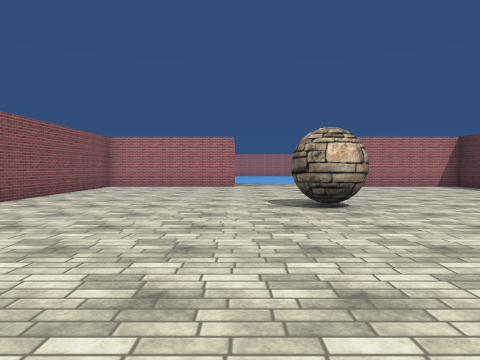
view 1 (above)

17 first-person views from a walk through a scene from a Unity 3-D project. The camera is 1.5 m above the floor, tilts 2° down and sees 70° across. The floor is counted in squares, 2 m on a side. Each view is taken from the middle of a square. On the plan, view 1 faces up. The plan holds only what a view shows up to about 11 squares ahead; the rest is blank. The place goes on beyond the plan. Some surface patterns are stand-ins.

view 2
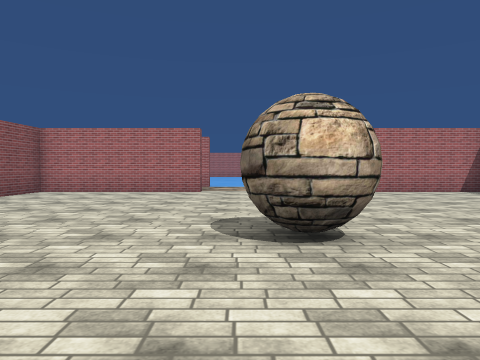

view 3
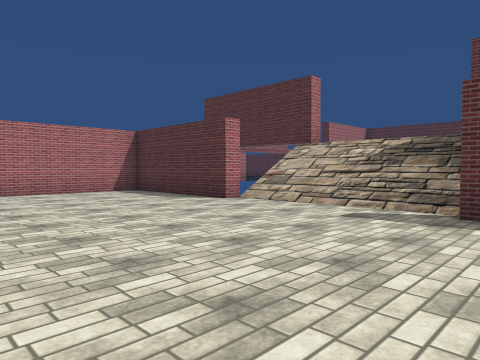

view 4
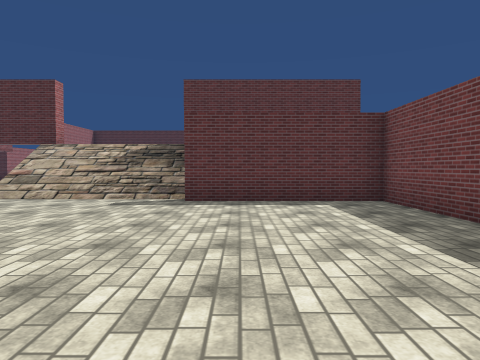

view 5
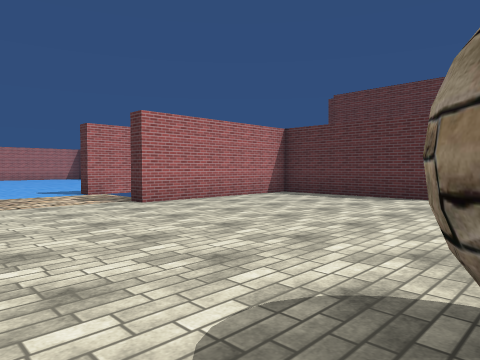

view 6
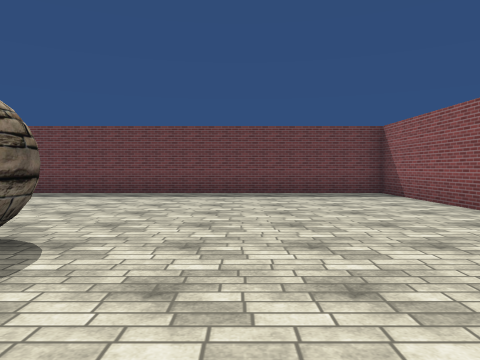

view 7
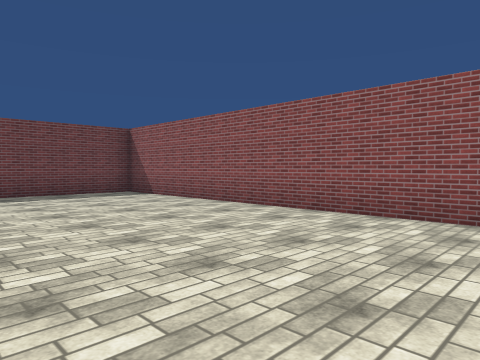

view 8
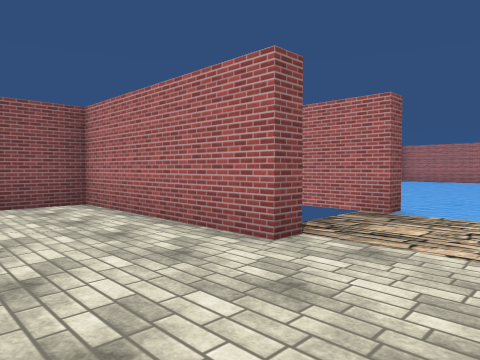

view 9
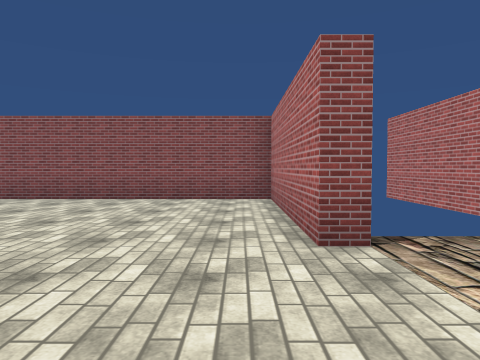

view 10
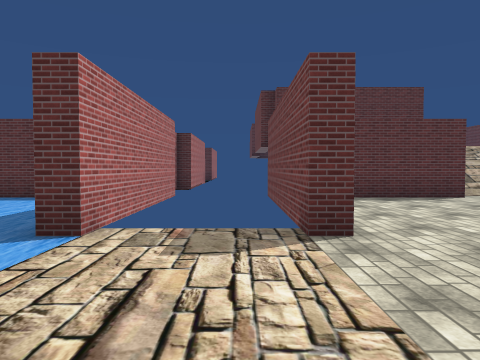

view 11
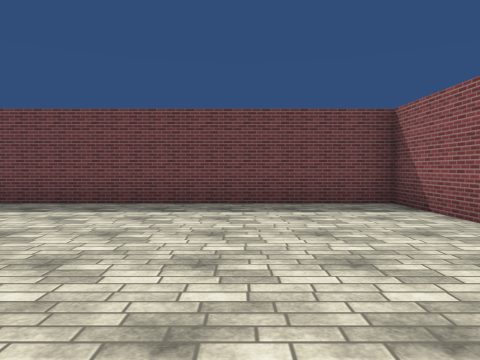

view 12
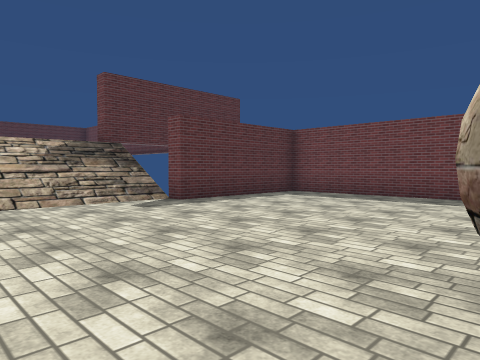

view 13
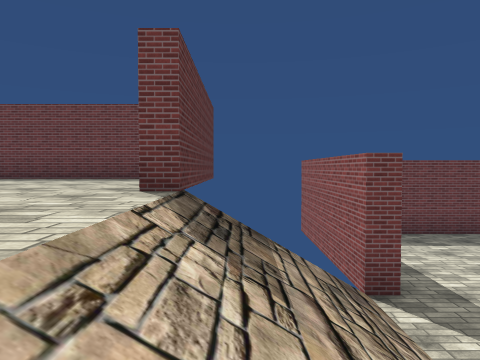

view 14
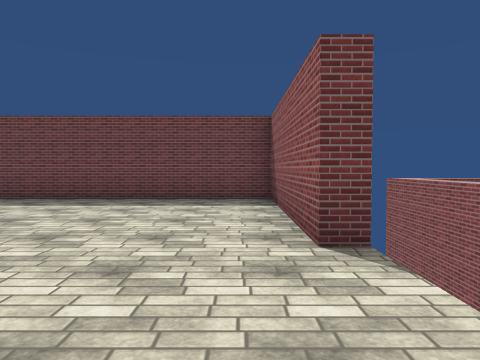

view 15
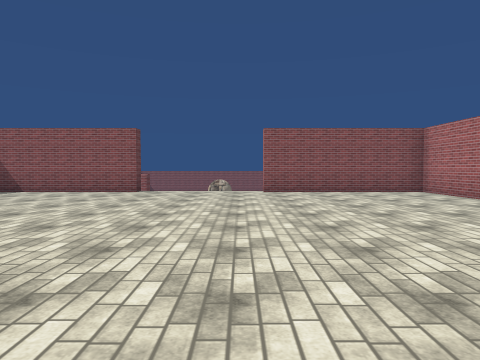

view 16
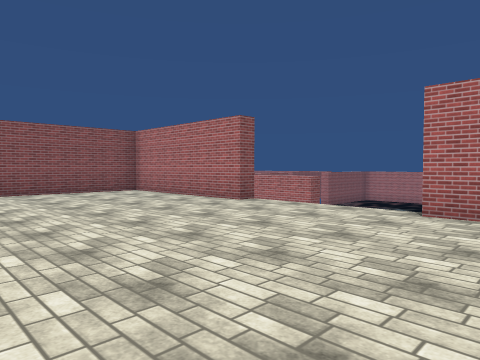

view 17
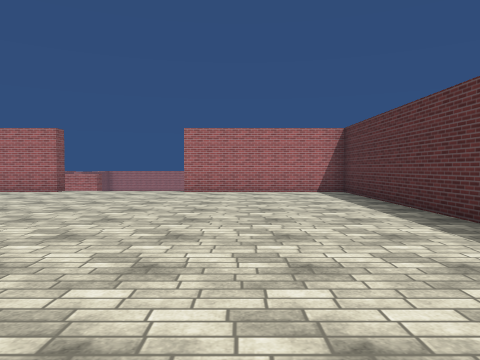

### Floor plan
Key: @ floor where view 1 was taken; # wall or solid block; x gap in a wall; . main floor; : floor 3 m higher than the main floor; / step, stairs or slope; ≈ liquid the walk keeps out of; ^ raised ledge; O other object.
Columns run from 6 left of view 1 to 27 right of it. Each row starts with its distance up from view 1.
 19      ≈≈≈≈≈≈≈≈≈
 18      ≈≈≈≈≈≈≈≈
 17 ######.≈≈≈x#####      ^^
 16       .....
 15       .....
 14 ######....######  ######::::######
 13 #..............#  #::::::::::::::#
 12 #..............#  #::::::::::::::#
 11 #..............#  #::::::::::::::#
 10 #..............#  #::::::::::::::#
  9 #...............//#::::::::::::::#
  8 #...............//:::::::::::::::#
  7 #......OO.......//:::::::::::::::
  6 #.......O.......//::::::::::::::
  5 #...............//:::::::: :::::
  4 #..............#  #::::::   :::
  3 #..............#  #:::::     :
  2 #..............#  #:::::
  1 #..............#  #::::::
  0 #.....@........#  #:::::::
 -1 ################  ########

Positions as (right, up) in squares from view 1, and headings:
1: (0, 0), facing up
2: (1, 3), facing up
3: (3, 3), facing up-right
4: (1, 3), facing right
5: (0, 7), facing up-right
6: (-1, 10), facing down
7: (0, 10), facing down-left
8: (2, 11), facing up-left
9: (3, 13), facing left
10: (0, 15), facing right
11: (-2, 7), facing down
12: (2, 9), facing down-right
13: (11, 9), facing down
14: (13, 8), facing down
15: (23, 8), facing left
16: (23, 8), facing up-left
17: (23, 3), facing up
